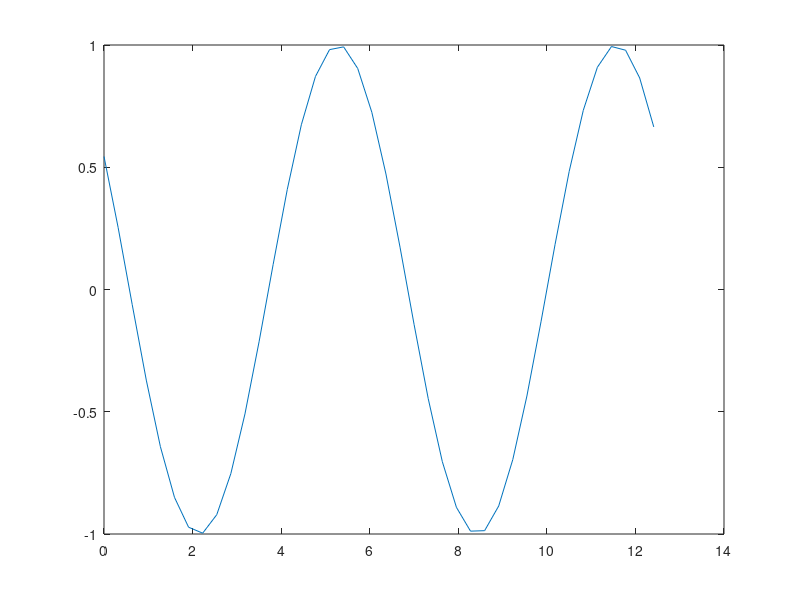

Here is the MATLAB script that generated this plot:
clear; clf;

t = 0:0.1:10;
x = 0:(1/pi):4*pi;
j = 1;
for i = 1:length(t)
    y = sin(x-t(i));
    %pause(1);
    plot(x,y);
    M(j) = getframe;
    j = j + 1;
end;

movie(M,1,15)
